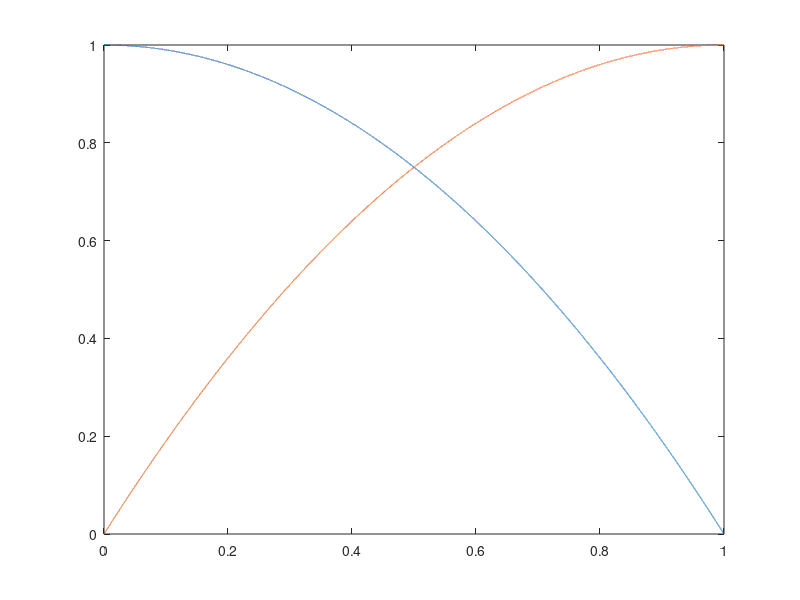

The MATLAB source for this figure:
clear; clc; close all;
%%
fs = 48000;
t = 0:1/fs:3;
t = t(:);
f = 100; phi = 0;

fn = sin(2*pi*f.*t + phi);
figure(1);
plot(t, fn);
%%
numOfSamples = 1*fs;
x = 2;
a = linspace(0, 1, numOfSamples); a = a(:);
fadeOut = 1 - a.^x;
a = linspace(1, 0, numOfSamples); a = a(:);
fadeIn = 1 - a.^x;

plot(a, fadeIn, a, fadeOut);
%%
